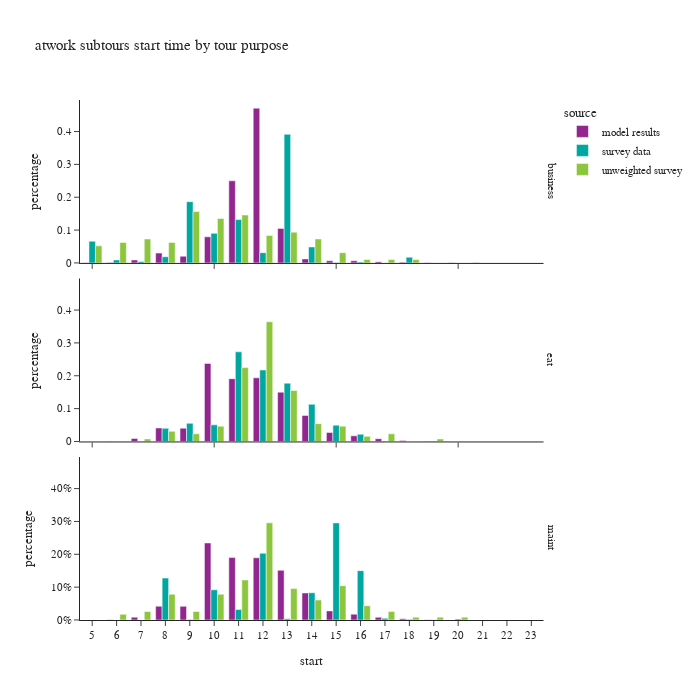

The notebook cell saved with this chart:
### Code cell
df_plot = atwork_subtour.groupby(['source','tour_type','start'])[['tour_weight']].sum().reset_index()
df_plot['percentage'] = df_plot.groupby(['source','tour_type'], group_keys=False)['tour_weight']. \
    apply(lambda x: x / float(x.sum()))

fig = px.bar(df_plot, x="start", y="percentage", color="source",barmode="group",
             facet_row='tour_type',
             title="atwork subtours start time by tour purpose")
fig.for_each_annotation(lambda a: a.update(text = a.text.split("=")[-1]))
fig.update_layout(height=700, width=700, yaxis=dict(tickformat=".0%"), xaxis=dict(dtick="1"))
fig.show()

### Figure 1 — Plotly figure (JSON) as saved in the notebook; plotly's stock layout.template omitted (floating-point values rounded to 4 significant figures)
{"data": [{"alignmentgroup": "True", "hovertemplate": "source=model results<br>tour_type=business<br>start=%{x}<br>percentage=%{y}<extra></extra>", "legendgroup": "model results", "marker": {"color": "#91268F", "pattern": {"shape": ""}}, "name": "model results", "offsetgroup": "model results", "orientation": "v", "showlegend": true, "textposition": "auto", "type": "bar", "x": [5.0, 6.0, 7.0, 8.0, 9.0, 10.0, 11.0, 12.0, 13.0, 14.0, 15.0, 16.0, 17.0, 18.0, 19.0, 20.0, 21.0, 22.0], "xaxis": "x3", "y": [0.0003746, 0.001311, 0.00899, 0.03002, 0.02041, 0.07943, 0.25, 0.4712, 0.1051, 0.01223, 0.006686, 0.006667, 0.003933, 0.002435, 0.0005806, 0.0003746, 0.0001873, 0.0001124], "yaxis": "y3"}, {"alignmentgroup": "True", "hovertemplate": "source=model results<br>tour_type=eat<br>start=%{x}<br>percentage=%{y}<extra></extra>", "legendgroup": "model results", "marker": {"color": "#91268F", "pattern": {"shape": ""}}, "name": "model results", "offsetgroup": "model results", "orientation": "v", "showlegend": false, "textposition": "auto", "type": "bar", "x": [5.0, 6.0, 7.0, 8.0, 9.0, 10.0, 11.0, 12.0, 13.0, 14.0, 15.0, 16.0, 17.0, 18.0, 19.0, 20.0, 21.0, 22.0, 23.0], "xaxis": "x2", "y": [0.0001524, 0.0008934, 0.009163, 0.04111, 0.04032, 0.2377, 0.191, 0.1937, 0.1501, 0.07939, 0.02718, 0.01707, 0.00832, 0.003006, 0.0003769, 0.0002371, 0.0001863, 9.316e-05, 2.117e-05], "yaxis": "y2"}, {"alignmentgroup": "True", "hovertemplate": "source=model results<br>tour_type=maint<br>start=%{x}<br>percentage=%{y}<extra></extra>", "legendgroup": "model results", "marker": {"color": "#91268F", "pattern": {"shape": ""}}, "name": "model results", "offsetgroup": "model results", "orientation": "v", "showlegend": false, "textposition": "auto", "type": "bar", "x": [5.0, 6.0, 7.0, 8.0, 9.0, 10.0, 11.0, 12.0, 13.0, 14.0, 15.0, 16.0, 17.0, 18.0, 19.0, 20.0, 21.0, 22.0, 23.0], "xaxis": "x", "y": [0.0002916, 0.001007, 0.008641, 0.04204, 0.04156, 0.2346, 0.1906, 0.1894, 0.1513, 0.0823, 0.02773, 0.01771, 0.008402, 0.003552, 0.0005301, 0.000212, 0.0001855, 2.651e-05, 2.651e-05], "yaxis": "y"}, {"alignmentgroup": "True", "hovertemplate": "source=survey data<br>tour_type=business<br>start=%{x}<br>percentage=%{y}<extra></extra>", "legendgroup": "survey data", "marker": {"color": "#00A7A0", "pattern": {"shape": ""}}, "name": "survey data", "offsetgroup": "survey data", "orientation": "v", "showlegend": true, "textposition": "auto", "type": "bar", "x": [5.0, 6.0, 7.0, 8.0, 9.0, 10.0, 11.0, 12.0, 13.0, 14.0, 15.0, 16.0, 17.0, 18.0], "xaxis": "x3", "y": [0.0661, 0.009239, 0.004564, 0.01877, 0.1866, 0.09001, 0.1319, 0.0312, 0.3915, 0.04862, 0.001304, 0.002719, 2.529e-05, 0.01745], "yaxis": "y3"}, {"alignmentgroup": "True", "hovertemplate": "source=survey data<br>tour_type=eat<br>start=%{x}<br>percentage=%{y}<extra></extra>", "legendgroup": "survey data", "marker": {"color": "#00A7A0", "pattern": {"shape": ""}}, "name": "survey data", "offsetgroup": "survey data", "orientation": "v", "showlegend": false, "textposition": "auto", "type": "bar", "x": [7.0, 8.0, 9.0, 10.0, 11.0, 12.0, 13.0, 14.0, 15.0, 16.0, 17.0, 19.0], "xaxis": "x2", "y": [1.792e-05, 0.04001, 0.05535, 0.05049, 0.2729, 0.2175, 0.1776, 0.113, 0.04956, 0.02198, 0.0009655, 0.0006588], "yaxis": "y2"}, {"alignmentgroup": "True", "hovertemplate": "source=survey data<br>tour_type=maint<br>start=%{x}<br>percentage=%{y}<extra></extra>", "legendgroup": "survey data", "marker": {"color": "#00A7A0", "pattern": {"shape": ""}}, "name": "survey data", "offsetgroup": "survey data", "orientation": "v", "showlegend": false, "textposition": "auto", "type": "bar", "x": [6.0, 7.0, 8.0, 9.0, 10.0, 11.0, 12.0, 13.0, 14.0, 15.0, 16.0, 17.0, 18.0, 19.0, 20.0], "xaxis": "x", "y": [0.0002768, 0.0, 0.1275, 0.001675, 0.09201, 0.03185, 0.2031, 0.003676, 0.08289, 0.2956, 0.1501, 0.005225, 0.001944, 0.001086, 0.003129], "yaxis": "y"}, {"alignmentgroup": "True", "hovertemplate": "source=unweighted survey<br>tour_type=business<br>start=%{x}<br>percentage=%{y}<extra></extra>", "legendgroup": "unweighted survey", "marker": {"color": "#8CC63E", "pattern": {"shape": ""}}, "name": "unweighted survey", "offsetgroup": "unweighted survey", "orientation": "v", "showlegend": true, "textposition": "auto", "type": "bar", "x": [5.0, 6.0, 7.0, 8.0, 9.0, 10.0, 11.0, 12.0, 13.0, 14.0, 15.0, 16.0, 17.0, 18.0], "xaxis": "x3", "y": [0.05208, 0.0625, 0.07292, 0.0625, 0.1562, 0.1354, 0.1458, 0.08333, 0.09375, 0.07292, 0.03125, 0.01042, 0.01042, 0.01042], "yaxis": "y3"}, {"alignmentgroup": "True", "hovertemplate": "source=unweighted survey<br>tour_type=eat<br>start=%{x}<br>percentage=%{y}<extra></extra>", "legendgroup": "unweighted survey", "marker": {"color": "#8CC63E", "pattern": {"shape": ""}}, "name": "unweighted survey", "offsetgroup": "unweighted survey", "orientation": "v", "showlegend": false, "textposition": "auto", "type": "bar", "x": [7.0, 8.0, 9.0, 10.0, 11.0, 12.0, 13.0, 14.0, 15.0, 16.0, 17.0, 19.0], "xaxis": "x2", "y": [0.007752, 0.03101, 0.02326, 0.04651, 0.2248, 0.3643, 0.155, 0.05426, 0.04651, 0.0155, 0.02326, 0.007752], "yaxis": "y2"}, {"alignmentgroup": "True", "hovertemplate": "source=unweighted survey<br>tour_type=maint<br>start=%{x}<br>percentage=%{y}<extra></extra>", "legendgroup": "unweighted survey", "marker": {"color": "#8CC63E", "pattern": {"shape": ""}}, "name": "unweighted survey", "offsetgroup": "unweighted survey", "orientation": "v", "showlegend": false, "textposition": "auto", "type": "bar", "x": [6.0, 7.0, 8.0, 9.0, 10.0, 11.0, 12.0, 13.0, 14.0, 15.0, 16.0, 17.0, 18.0, 19.0, 20.0], "xaxis": "x", "y": [0.01739, 0.02609, 0.07826, 0.02609, 0.07826, 0.1217, 0.2957, 0.09565, 0.06087, 0.1043, 0.04348, 0.02609, 0.008696, 0.008696, 0.008696], "yaxis": "y"}], "layout": {"annotations": [{"font": {}, "showarrow": false, "text": "maint", "textangle": 90, "x": 0.98, "xanchor": "left", "xref": "paper", "y": 0.1567, "yanchor": "middle", "yref": "paper"}, {"font": {}, "showarrow": false, "text": "eat", "textangle": 90, "x": 0.98, "xanchor": "left", "xref": "paper", "y": 0.5, "yanchor": "middle", "yref": "paper"}, {"font": {}, "showarrow": false, "text": "business", "textangle": 90, "x": 0.98, "xanchor": "left", "xref": "paper", "y": 0.8433, "yanchor": "middle", "yref": "paper"}], "barmode": "group", "height": 700, "legend": {"title": {"text": "source"}, "tracegroupgap": 0}, "title": {"text": "atwork subtours start time by tour purpose"}, "width": 700, "xaxis": {"anchor": "y", "domain": [0.0, 0.98], "dtick": "1", "title": {"text": "start"}}, "xaxis2": {"anchor": "y2", "domain": [0.0, 0.98], "matches": "x", "showticklabels": false}, "xaxis3": {"anchor": "y3", "domain": [0.0, 0.98], "matches": "x", "showticklabels": false}, "yaxis": {"anchor": "x", "domain": [0.0, 0.3133], "tickformat": ".0%", "title": {"text": "percentage"}}, "yaxis2": {"anchor": "x2", "domain": [0.3433, 0.6567], "matches": "y", "title": {"text": "percentage"}}, "yaxis3": {"anchor": "x3", "domain": [0.6867, 1.0], "matches": "y", "title": {"text": "percentage"}}}}
